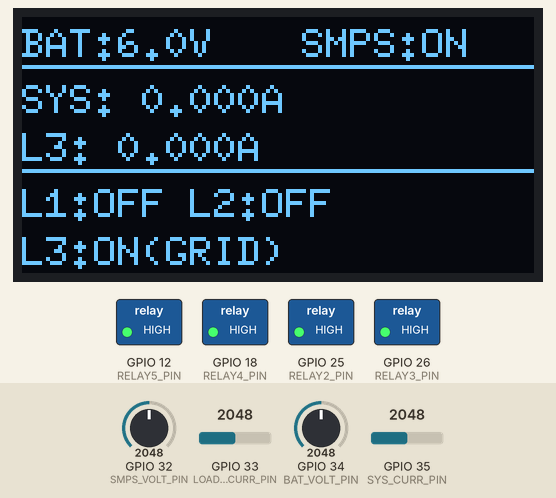
A sketch run on a simulated ESP32. Shown: 128×64 one-colour display, switched loads named in the sketch (green lamp = pin HIGH). The test bench sets the inputs (shaded band); at power-on: GPIO 32 (SMPS_VOLT_PIN) = 2048, GPIO 34 (BAT_VOLT_PIN) = 2048, GPIO 33 (LOAD3_CURR_PIN) = 2048, GPIO 35 (SYS_CURR_PIN) = 2048 (analog values on the 0–4095 scale). What the sketch prints to the serial monitor is not drawn.

Above: at 1.2 s.
1.3 s: GPIO 32 (SMPS_VOLT_PIN) set to 561
2.8 s: GPIO 32 (SMPS_VOLT_PIN) set to 487
At 3.2 s:
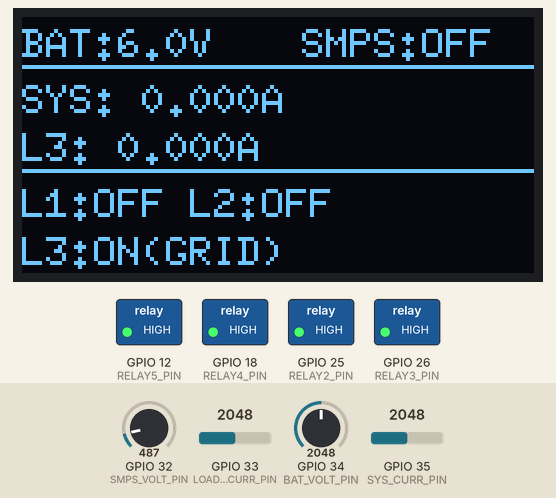
4.3 s: GPIO 34 (BAT_VOLT_PIN) set to 1960
At 5.2 s:
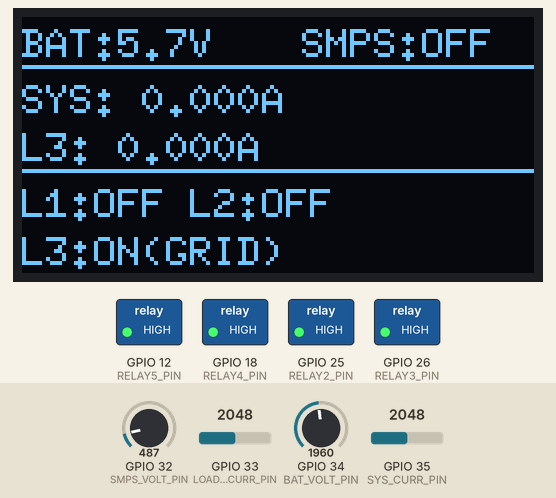
6.0 s: GPIO 33 (LOAD3_CURR_PIN) set to 2866
At 7.1 s:
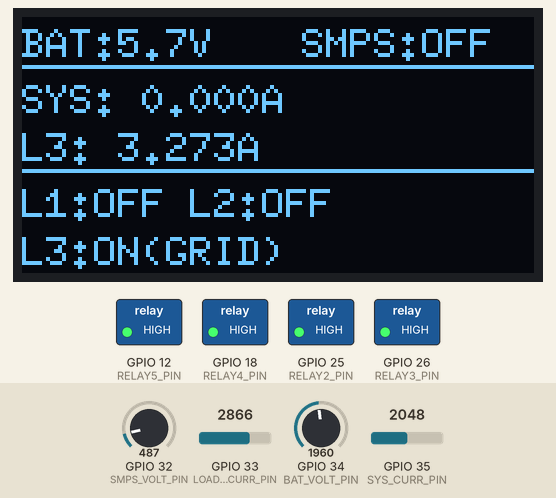
7.6 s: GPIO 35 (SYS_CURR_PIN) set to 2866
At 10.5 s:
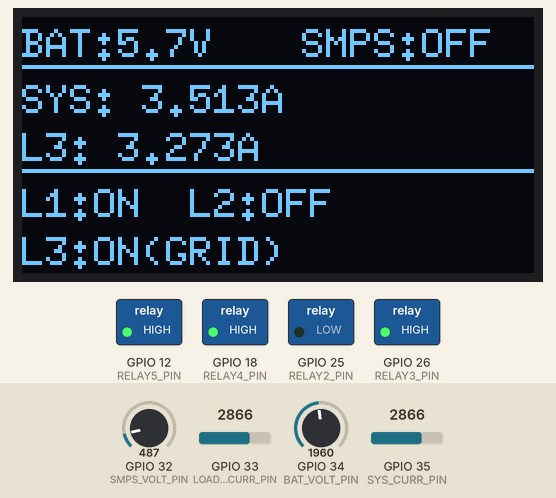
10.6 s: GPIO 34 (BAT_VOLT_PIN) set to 2040
At 31.7 s:
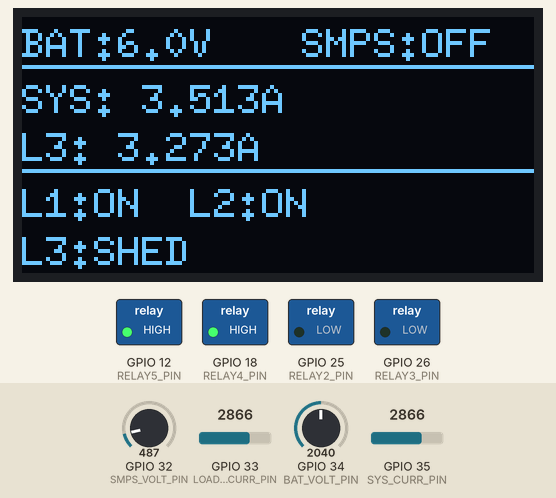
Timing chart, 0 to 31.9 s (numbered marks = the images above; inputs shaded):
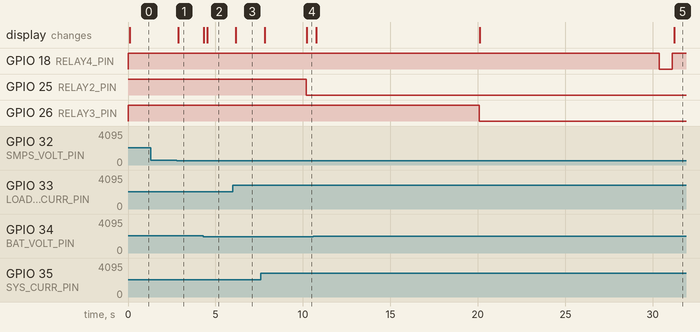

The sketch:

microgrid_controller.ino
```cpp
/*
 * Intelligent Predictive Protection and Optimisation System for Microgrids
 * ESP32 DC microgrid controller firmware
 *
 * Features:
 *  - millis()-based sequential load energisation (10 s / 20 s / 30 s)
 *  - Dual-relay source switching for Load 3 (microgrid <-> SMPS)
 *  - ACS712 current sensing, resistive-divider voltage sensing
 *  - SH1106 OLED status display via U8g2
 *
 * Board:    ESP32 Dev Module
 * Libraries: U8g2 (Oliver Kraus)
 */

#include <Wire.h>
#include <U8g2lib.h>

#define SDA_PIN 21
#define SCK_PIN 22
U8G2_SH1106_128X64_NONAME_F_HW_I2C u8g2(U8G2_R0, SCK_PIN, SDA_PIN, U8X8_PIN_NONE);

// ── Pins ──
#define SYS_CURR_PIN   35  // Total System Current
#define LOAD3_CURR_PIN 33  // Dedicated Load 3 Current
#define BAT_VOLT_PIN   34  // Battery Voltage
#define SMPS_VOLT_PIN  32  // SMPS Status Voltage
#define RELAY2_PIN     25  // Load 1
#define RELAY3_PIN     26  // Load 2
#define RELAY4_PIN     18  // Load 3 -> Microgrid
#define RELAY5_PIN     12  // Load 3 -> SMPS

// ── Calibration ──
float zeroL3 = 0, zeroSys = 0;
float OFFSET_SYS = 0.05;
float OFFSET_L3  = 0.29;

// ── Thresholds ──
#define L3_CURRENT_HIGH        0.800  // Amps, forward switching threshold (battery to SMPS)
#define L3_CURRENT_THRESHOLD   0.700  // Amps, recovery threshold (SMPS to battery)
#define SMPS_VOLTAGE_THRESHOLD 1.5    // Volts, minimum to consider SMPS online
#define SMPS_CHECK_INTERVAL    5000   // ms, how often to poll SMPS when L3 is off
#define STABILITY_WINDOW       7000   // ms, settle time before return-to-grid check

// ── Load 3 State Machine ──
// L3 can be in one of four states:
//   MICROGRID , normal operation, powered from microgrid
//   SMPS      , overcurrent detected, running on SMPS
//   OFF       , overcurrent detected, SMPS was offline, load is shed
//   TESTING   , SMPS just came back, measuring current before deciding routing
typedef enum {
  L3_MICROGRID,
  L3_SMPS,
  L3_OFF,
  L3_TESTING
} Load3State;

Load3State l3State = L3_MICROGRID;

// ── System Variables ──
bool smpsOnline = false;
float batVoltage = 0;
unsigned long startTime = 0;
unsigned long stabilityTimer = 0;  // used for return-to-grid settle period
unsigned long smpsCheckTimer = 0;  // used for periodic SMPS polling while L3 is OFF
unsigned long testStartTimer = 0;  // used to allow current to settle during TESTING state

// ── Helper: Read Current ──
float getAmps(int pin, float zeroV, float manualOffset) {
  long sum = 0;
  for (int i = 0; i < 200; i++) sum += analogRead(pin);
  float voltage = (sum / 200.0) * 3.3 / 4095.0;
  float amps = (voltage - zeroV) / 0.185;
  amps = amps - manualOffset;
  return (amps < 0.05) ? 0.000 : amps;
}

// ── Helper: Read Voltage ──
float getVoltage(int pin) {
  long sum = 0;
  for (int i = 0; i < 50; i++) sum += analogRead(pin);
  float v = (sum / 50.0) * 3.3 / 4095.0;
  return v * 3.64;
}

// ── Helper: Disconnect L3 from everything ──
void disconnectL3() {
  digitalWrite(RELAY4_PIN, HIGH);  // Open microgrid relay
  delay(100);
  digitalWrite(RELAY5_PIN, HIGH);  // Open SMPS relay
}

// ── Helper: Connect L3 to microgrid only ──
void connectL3ToMicrogrid() {
  digitalWrite(RELAY5_PIN, HIGH);  // Ensure SMPS relay open first
  delay(200);
  digitalWrite(RELAY4_PIN, LOW);   // Close microgrid relay
}

// ── Helper: Connect L3 to SMPS only ──
void connectL3ToSMPS() {
  digitalWrite(RELAY4_PIN, HIGH);  // Open microgrid relay first
  delay(200);
  digitalWrite(RELAY5_PIN, LOW);   // Close SMPS relay
}

void setup() {
  Serial.begin(115200);
  analogReadResolution(12);

  pinMode(RELAY2_PIN, OUTPUT); digitalWrite(RELAY2_PIN, HIGH);
  pinMode(RELAY3_PIN, OUTPUT); digitalWrite(RELAY3_PIN, HIGH);
  pinMode(RELAY4_PIN, OUTPUT); digitalWrite(RELAY4_PIN, HIGH);
  pinMode(RELAY5_PIN, OUTPUT); digitalWrite(RELAY5_PIN, HIGH);

  u8g2.begin();

  // Baseline calibration
  zeroSys = (analogRead(SYS_CURR_PIN) / 4095.0) * 3.3;
  zeroL3  = (analogRead(LOAD3_CURR_PIN) / 4095.0) * 3.3;

  startTime = millis();
  smpsCheckTimer = millis();
}

void loop() {
  unsigned long now = millis();

  // ── 1. Read All Sensors ──
  float currentL3  = getAmps(LOAD3_CURR_PIN, zeroL3, OFFSET_L3);
  float currentSys = getAmps(SYS_CURR_PIN, zeroSys, OFFSET_SYS);
  batVoltage = getVoltage(BAT_VOLT_PIN);
  float smpsDetectV = getVoltage(SMPS_VOLT_PIN);
  smpsOnline = (smpsDetectV > SMPS_VOLTAGE_THRESHOLD);

  // ── 2. Startup Sequence (staggered load connection) ──
  if (now - startTime > 10000 && digitalRead(RELAY2_PIN) == HIGH)
    digitalWrite(RELAY2_PIN, LOW);

  if (now - startTime > 20000 && digitalRead(RELAY3_PIN) == HIGH)
    digitalWrite(RELAY3_PIN, LOW);

  if (now - startTime > 30000 && l3State == L3_MICROGRID && digitalRead(RELAY4_PIN) == HIGH) {
    connectL3ToMicrogrid();
  }

  // ── 3. Load 3 State Machine (active after startup completes) ──
  if (now - startTime > 31000) {
    switch (l3State) {

      // ── State: L3 running on microgrid ──
      case L3_MICROGRID:
        if (currentL3 > L3_CURRENT_HIGH) {
          // Overcurrent detected, decide where to route based on SMPS status
          Serial.println("[L3] Overcurrent detected on microgrid.");
          if (smpsOnline) {
            // SMPS is available, transfer load 3 to it
            Serial.println("[L3] SMPS online. Transferring L3 to SMPS.");
            connectL3ToSMPS();
            l3State = L3_SMPS;
            stabilityTimer = now;
          } else {
            // SMPS is offline, shed load 3 entirely
            Serial.println("[L3] SMPS offline. Shedding L3.");
            disconnectL3();
            l3State = L3_OFF;
            smpsCheckTimer = now;
          }
        }
        break;

      // ── State: L3 running on SMPS ──
      case L3_SMPS:
        // After stability window, check if current has dropped enough to return to microgrid
        if (now - stabilityTimer > STABILITY_WINDOW) {
          if (currentL3 < L3_CURRENT_THRESHOLD) {
            Serial.println("[L3] Current nominal. Returning L3 to microgrid.");
            connectL3ToMicrogrid();
            l3State = L3_MICROGRID;
          } else {
            // Current still high, stay on SMPS, reset timer to check again later
            Serial.println("[L3] Current still high on SMPS. Staying on SMPS.");
            stabilityTimer = now;
          }
        }
        break;

      // ── State: L3 shed (off), waiting for SMPS to come back ──
      case L3_OFF:
        // Periodically poll SMPS status
        if (now - smpsCheckTimer > SMPS_CHECK_INTERVAL) {
          smpsCheckTimer = now;
          Serial.println("[L3] Polling SMPS status...");
          if (smpsOnline) {
            // SMPS restored, connect L3 to SMPS and enter testing state
            Serial.println("[L3] SMPS back online. Connecting L3 to SMPS for current test.");
            connectL3ToSMPS();
            l3State = L3_TESTING;
            testStartTimer = now;
          } else {
            Serial.println("[L3] SMPS still offline. L3 remains shed.");
          }
        }
        break;

      // ── State: L3 just connected to SMPS after restoration, measuring current ──
      case L3_TESTING:
        // Wait 2 seconds for current to stabilise before measuring
        if (now - testStartTimer > 2000) {
          Serial.print("[L3] SMPS restoration test, L3 current: ");
          Serial.print(currentL3, 3);
          Serial.println("A");
          if (currentL3 < L3_CURRENT_THRESHOLD) {
            // Load is within limits on SMPS, move it back to microgrid
            Serial.println("[L3] Current acceptable. Transferring L3 back to microgrid.");
            connectL3ToMicrogrid();
            l3State = L3_MICROGRID;
          } else {
            // Load still drawing too much, keep it on SMPS
            Serial.println("[L3] Current still high. Keeping L3 on SMPS.");
            l3State = L3_SMPS;
            stabilityTimer = now;
          }
        }
        break;
    }
  }

  // ── 4. Update Display ──
  u8g2.clearBuffer();
  u8g2.setFont(u8g2_font_6x10_tr);

  // Row 1: Voltage & SMPS Status
  u8g2.setCursor(0, 10);
  u8g2.print("BAT:"); u8g2.print(batVoltage, 1); u8g2.print("V");
  u8g2.setCursor(70, 10);
  u8g2.print("SMPS:"); u8g2.print(smpsOnline ? "ON" : "OFF");
  u8g2.drawHLine(0, 12, 128);

  // Row 2: Current Readings
  u8g2.setCursor(0, 24);
  u8g2.print("SYS: "); u8g2.print(currentSys, 3); u8g2.print("A");
  u8g2.setCursor(0, 36);
  u8g2.print("L3: "); u8g2.print(currentL3, 3); u8g2.print("A");
  u8g2.drawHLine(0, 38, 128);

  // Row 3: Load 1 & Load 2 status
  u8g2.setCursor(0, 50);
  u8g2.print(digitalRead(RELAY2_PIN) == LOW ? "L1:ON  " : "L1:OFF ");
  u8g2.print(digitalRead(RELAY3_PIN) == LOW ? "L2:ON" : "L2:OFF");

  // Row 4: Load 3 state
  u8g2.setCursor(0, 62);
  u8g2.print("L3:");
  switch (l3State) {
    case L3_MICROGRID: u8g2.print("ON(GRID)");  break;
    case L3_SMPS:      u8g2.print("ON(SMPS)");  break;
    case L3_OFF:       u8g2.print("SHED");      break;
    case L3_TESTING:   u8g2.print("TESTING.."); break;
  }
  u8g2.sendBuffer();

  // ── 5. Serial Monitor Telemetry ──
  // Prints a formatted status line every loop cycle so readings are
  // visible in the Arduino IDE Serial Monitor alongside event messages.
  Serial.print("[IPPOS] ");
  Serial.print("BAT:");  Serial.print(batVoltage, 2); Serial.print("V ");
  Serial.print("SMPS:"); Serial.print(smpsOnline ? "ONLINE " : "OFFLINE ");
  Serial.print("SYS:");  Serial.print(currentSys, 3); Serial.print("A ");
  Serial.print("L3:");   Serial.print(currentL3, 3);  Serial.print("A ");
  Serial.print("L1:");   Serial.print(digitalRead(RELAY2_PIN) == LOW ? "ON " : "OFF ");
  Serial.print("L2:");   Serial.print(digitalRead(RELAY3_PIN) == LOW ? "ON " : "OFF ");
  Serial.print("L3_STATE:");
  switch (l3State) {
    case L3_MICROGRID: Serial.println("MICROGRID"); break;
    case L3_SMPS:      Serial.println("SMPS");      break;
    case L3_OFF:       Serial.println("SHED");      break;
    case L3_TESTING:   Serial.println("TESTING");   break;
  }

  delay(100);
}
```

Measured:
- after the input at 1.3 s, every drawn part: stays the same
- after the input at 2.8 s, the display: changes after 0.06 s (image 1)
- after the input at 4.3 s, the display: first changes at once (image 2 shows a later state)
- after the input at 6.0 s, the display: changes after 0.17 s (image 3)
- after the input at 7.6 s, the display: first changes after 0.22 s (image 4 shows a later state)
